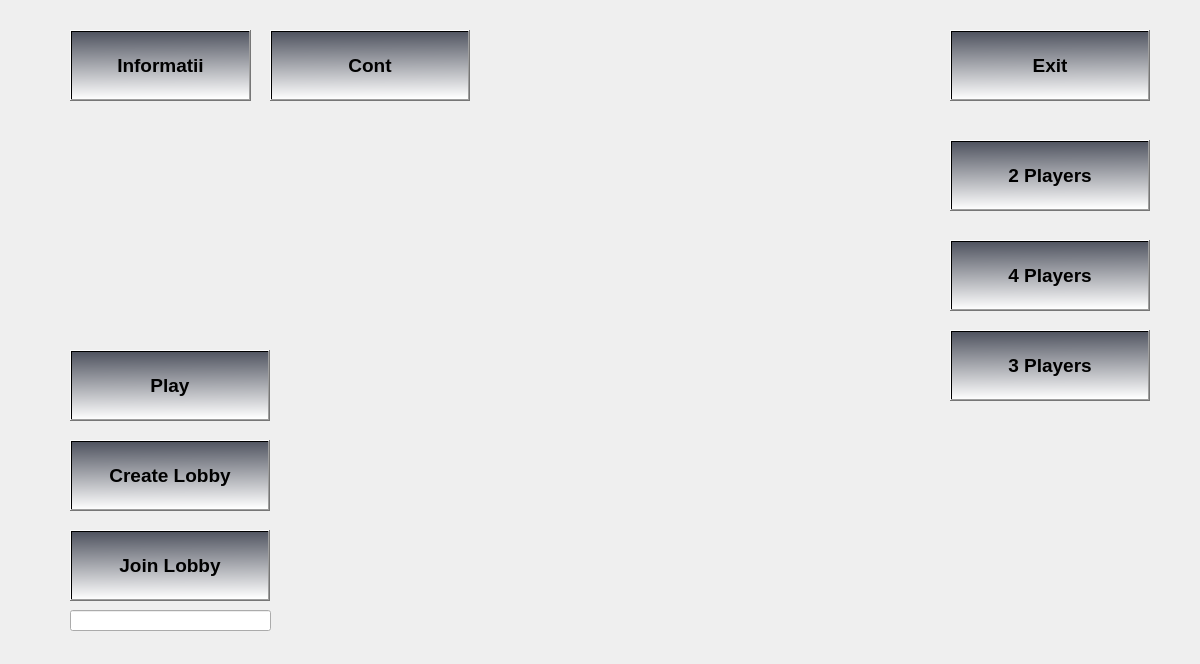
<?xml version="1.0" encoding="UTF-8"?>
<ui version="4.0">
 <class>MainPageClass</class>
 <widget class="QMainWindow" name="MainPageClass">
  <property name="geometry">
   <rect>
    <x>0</x>
    <y>0</y>
    <width>1200</width>
    <height>664</height>
   </rect>
  </property>
  <property name="windowTitle">
   <string>MainPage</string>
  </property>
  <property name="styleSheet">
   <string notr="true"/>
  </property>
  <widget class="QWidget" name="centralWidget">
   <property name="styleSheet">
    <string notr="true">border-image: url(:/Poze/Resources/blue.jpg);</string>
   </property>
   <widget class="QPushButton" name="Info">
    <property name="geometry">
     <rect>
      <x>70</x>
      <y>30</y>
      <width>181</width>
      <height>71</height>
     </rect>
    </property>
    <property name="font">
     <font>
      <family>Nirmala UI</family>
      <pointsize>14</pointsize>
      <bold>true</bold>
     </font>
    </property>
    <property name="styleSheet">
     <string notr="true">border-image:transparent;
background-color: qlineargradient(spread:pad, x1:0.443, y1:0, x2:0.465909, y2:1, stop:0 rgba(81, 85, 97, 255), stop:1 rgba(255, 255, 255, 255));</string>
    </property>
    <property name="text">
     <string>Informatii</string>
    </property>
   </widget>
   <widget class="QPushButton" name="Cont">
    <property name="geometry">
     <rect>
      <x>270</x>
      <y>30</y>
      <width>200</width>
      <height>71</height>
     </rect>
    </property>
    <property name="font">
     <font>
      <family>Nirmala UI</family>
      <pointsize>14</pointsize>
      <bold>true</bold>
     </font>
    </property>
    <property name="styleSheet">
     <string notr="true">border-image:transparent;
background-color: qlineargradient(spread:pad, x1:0.443, y1:0, x2:0.465909, y2:1, stop:0 rgba(81, 85, 97, 255), stop:1 rgba(255, 255, 255, 255));</string>
    </property>
    <property name="text">
     <string>Cont</string>
    </property>
   </widget>
   <widget class="QPushButton" name="Exit">
    <property name="geometry">
     <rect>
      <x>950</x>
      <y>30</y>
      <width>200</width>
      <height>71</height>
     </rect>
    </property>
    <property name="font">
     <font>
      <family>Nirmala UI</family>
      <pointsize>14</pointsize>
      <bold>true</bold>
     </font>
    </property>
    <property name="styleSheet">
     <string notr="true">border-image:transparent;
background-color: qlineargradient(spread:pad, x1:0.443, y1:0, x2:0.465909, y2:1, stop:0 rgba(81, 85, 97, 255), stop:1 rgba(255, 255, 255, 255));</string>
    </property>
    <property name="text">
     <string>Exit</string>
    </property>
   </widget>
   <widget class="QPushButton" name="Play">
    <property name="geometry">
     <rect>
      <x>70</x>
      <y>350</y>
      <width>200</width>
      <height>71</height>
     </rect>
    </property>
    <property name="font">
     <font>
      <family>Nirmala UI</family>
      <pointsize>14</pointsize>
      <bold>true</bold>
     </font>
    </property>
    <property name="styleSheet">
     <string notr="true">border-image:transparent;
background-color: qlineargradient(spread:pad, x1:0.443, y1:0, x2:0.465909, y2:1, stop:0 rgba(81, 85, 97, 255), stop:1 rgba(255, 255, 255, 255));</string>
    </property>
    <property name="text">
     <string>Play</string>
    </property>
   </widget>
   <widget class="QPushButton" name="doi">
    <property name="geometry">
     <rect>
      <x>950</x>
      <y>140</y>
      <width>200</width>
      <height>71</height>
     </rect>
    </property>
    <property name="font">
     <font>
      <family>Nirmala UI</family>
      <pointsize>14</pointsize>
      <bold>true</bold>
     </font>
    </property>
    <property name="styleSheet">
     <string notr="true">border-image:transparent;
background-color: qlineargradient(spread:pad, x1:0.443, y1:0, x2:0.465909, y2:1, stop:0 rgba(81, 85, 97, 255), stop:1 rgba(255, 255, 255, 255));</string>
    </property>
    <property name="text">
     <string>2 Players</string>
    </property>
   </widget>
   <widget class="QPushButton" name="trei">
    <property name="geometry">
     <rect>
      <x>950</x>
      <y>330</y>
      <width>200</width>
      <height>71</height>
     </rect>
    </property>
    <property name="font">
     <font>
      <family>Nirmala UI</family>
      <pointsize>14</pointsize>
      <bold>true</bold>
     </font>
    </property>
    <property name="styleSheet">
     <string notr="true">border-image:transparent;
background-color: qlineargradient(spread:pad, x1:0.443, y1:0, x2:0.465909, y2:1, stop:0 rgba(81, 85, 97, 255), stop:1 rgba(255, 255, 255, 255));</string>
    </property>
    <property name="text">
     <string>3 Players</string>
    </property>
   </widget>
   <widget class="QPushButton" name="patru">
    <property name="geometry">
     <rect>
      <x>950</x>
      <y>240</y>
      <width>200</width>
      <height>71</height>
     </rect>
    </property>
    <property name="font">
     <font>
      <family>Nirmala UI</family>
      <pointsize>14</pointsize>
      <bold>true</bold>
     </font>
    </property>
    <property name="styleSheet">
     <string notr="true">border-image:transparent;
background-color: qlineargradient(spread:pad, x1:0.443, y1:0, x2:0.465909, y2:1, stop:0 rgba(81, 85, 97, 255), stop:1 rgba(255, 255, 255, 255));</string>
    </property>
    <property name="text">
     <string>4 Players</string>
    </property>
   </widget>
   <widget class="QPushButton" name="JoinLobby">
    <property name="geometry">
     <rect>
      <x>70</x>
      <y>530</y>
      <width>200</width>
      <height>71</height>
     </rect>
    </property>
    <property name="font">
     <font>
      <family>Nirmala UI</family>
      <pointsize>14</pointsize>
      <bold>true</bold>
     </font>
    </property>
    <property name="styleSheet">
     <string notr="true">border-image:transparent;
background-color: qlineargradient(spread:pad, x1:0.443, y1:0, x2:0.465909, y2:1, stop:0 rgba(81, 85, 97, 255), stop:1 rgba(255, 255, 255, 255));</string>
    </property>
    <property name="text">
     <string>Join Lobby</string>
    </property>
   </widget>
   <widget class="QLineEdit" name="OwnerName">
    <property name="geometry">
     <rect>
      <x>70</x>
      <y>610</y>
      <width>201</width>
      <height>21</height>
     </rect>
    </property>
    <property name="styleSheet">
     <string notr="true">border-image:transparent;
</string>
    </property>
   </widget>
   <widget class="QPushButton" name="Lobby">
    <property name="geometry">
     <rect>
      <x>70</x>
      <y>440</y>
      <width>200</width>
      <height>71</height>
     </rect>
    </property>
    <property name="font">
     <font>
      <family>Nirmala UI</family>
      <pointsize>14</pointsize>
      <bold>true</bold>
     </font>
    </property>
    <property name="styleSheet">
     <string notr="true">border-image:transparent;
background-color: qlineargradient(spread:pad, x1:0.443, y1:0, x2:0.465909, y2:1, stop:0 rgba(81, 85, 97, 255), stop:1 rgba(255, 255, 255, 255));</string>
    </property>
    <property name="text">
     <string>Create Lobby</string>
    </property>
   </widget>
  </widget>
 </widget>
 <layoutdefault spacing="6" margin="11"/>
 <resources>
  <include location="Registration.qrc"/>
 </resources>
 <connections/>
</ui>
